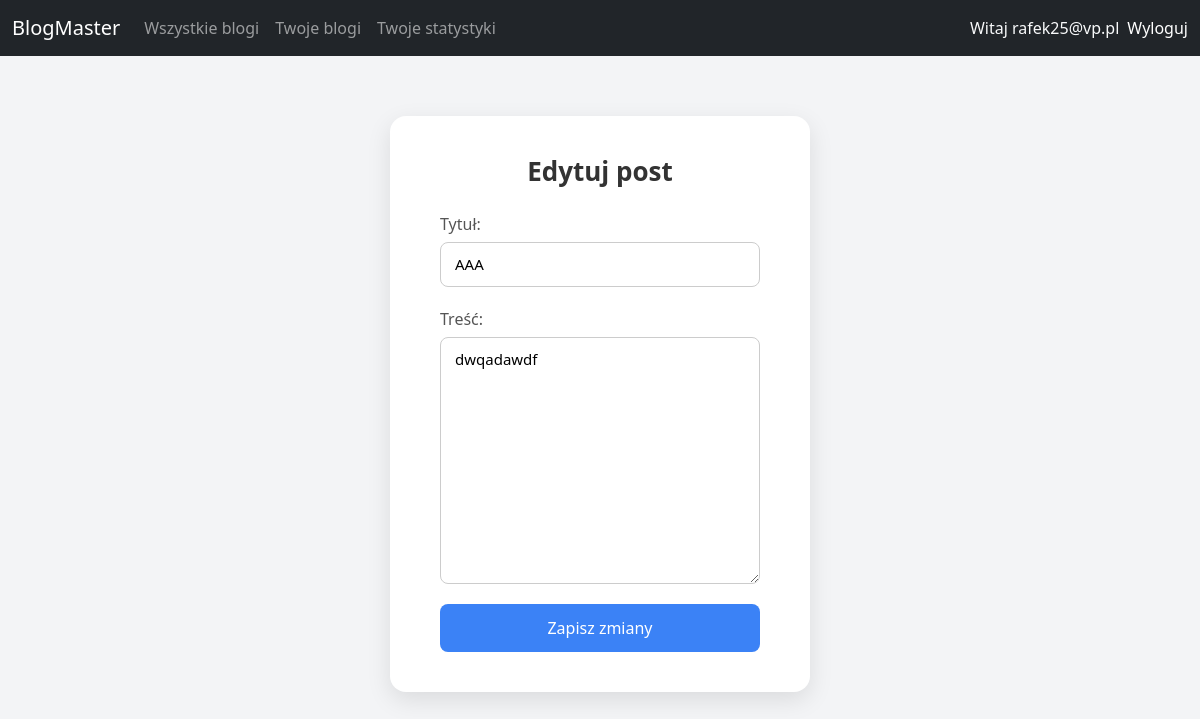
Screenshot of /posts/5/edit/ (signed in) with the database file from the repository.
### accounts/models.py (models this page shows, shortened)
class CustomUser(AbstractBaseUser, PermissionsMixin):
    email = models.EmailField(unique=True)
    date_joined = models.DateTimeField(default=timezone.now)
    is_active = models.BooleanField(default=True)
    is_staff = models.BooleanField(default=False)
    USERNAME_FIELD = "email"
    REQUIRED_FIELDS = []  # nie wymagamy nic więcej przy tworzeniu superusera
    objects = CustomUserManager()

### posts/models.py (models this page shows, shortened)
class Post(models.Model):
    blog = models.ForeignKey(Blog, on_delete=models.CASCADE, related_name='posts')
    author = models.ForeignKey(User, on_delete=models.SET_NULL, null=True)
    title = models.CharField(max_length=200)
    content = models.TextField()
    created_at = models.DateTimeField(auto_now_add=True)
    updated_at = models.DateTimeField(auto_now=True)
    likes = models.ManyToManyField(User, related_name="liked_posts", blank=True)

### posts/views.py (the view)
# urls.py: path('<int:pk>/edit/', post_edit, name='post_edit'),
@login_required
def post_edit(request, pk):
    post = get_object_or_404(Post, pk=pk, author=request.user)
    if request.method == 'POST':
        form = PostForm(request.POST, instance=post)
        if form.is_valid():
            form.save()
            return redirect('blog_detail', pk=post.blog.pk)
    else:
        form = PostForm(instance=post)
    return render(request, 'posts/post_form.html', {
        'form': form,
        'blog': post.blog,
        'is_edit': True,
    })

### posts/forms.py
class PostForm(forms.ModelForm):
    class Meta:
        model = Post
        fields = ['title', 'content']
        labels = {
            'title': 'Tytuł',
            'content': 'Treść',
        }

### posts/templates/posts/post_form.html (shortened to what this page needs)
{% extends 'base.html' %}
{% block content %}
<div class="form-container">
  <h1>
    {% if is_edit %}
      Edytuj post
    {% else %}
      Dodaj post
    {% endif %}
  </h1>
  <form method="post">
    {{ form.as_p }}
    <button type="submit" class="btn-submit">
      {% if is_edit %}
        Zapisz zmiany
      {% else %}
        Dodaj post
      {% endif %}
    </button>
  </form>
</div>
{% endblock %}

### templates/base.html (shortened to what this page needs)
<!DOCTYPE html>
<html lang="pl">
    <head>
        <link href="https://cdn.jsdelivr.net/npm/bootstrap@5.3.2/dist/css/bootstrap.min.css" rel="stylesheet">
    </head>
    <body>
        <nav class="navbar navbar-expand-lg navbar-dark bg-dark">
            <div class="container-fluid">
                <a class="navbar-brand" href="/">BlogMaster</a>
                <div class="collapse navbar-collapse" id="navbarNav">
                    <ul class="navbar-nav me-auto">
                        <li class="nav-item"><a class="nav-link" href="/blogs/">Wszystkie blogi</a></li>
                        {% if user.is_authenticated %}
                            <li class="nav-item"><a class="nav-link" href="{% url 'user_blogs' %}">Twoje blogi</a></li>
                            <li class="nav-item"><a class="nav-link" href="/stats/">Twoje statystyki</a></li>
                        {% endif %}
                    </ul>
                    <ul class="navbar-nav ms-auto">
                        {% if user.is_authenticated %}
                            <li class="nav-item">
                                <span class="navbar-text text-light me-2">Witaj {{ user.email }}</span>
                            </li>
                            <form method="post" action="{% url 'logout' %}" style="display:inline;">
                                <button type="submit" class="nav-link btn btn-link text-decoration-none p-0 m-0" style="color: #fff;">
                                    Wyloguj
                                </button>
                            </form>
                        {% else %}
                            <li class="nav-item"><a class="nav-link" href="/accounts/login/">Zaloguj</a></li>
                            <li class="nav-item"><a class="nav-link" href="/accounts/register/">Zarejestruj się</a></li>
                        {% endif %}
                    </ul>
                </div>
            </div>
        </nav>
        <div class="container mt-5">
            {% block content %}
            {% endblock %}
        </div>
    </body>
</html>

### posts/templates/posts/post_form.html (style rules this page uses)
body { background-color: #f3f4f6; font-family: 'Segoe UI', sans-serif; }
.form-container { max-width: 420px; margin: 60px auto; background: white; padding: 40px 50px; border-radius: 16px; box-shadow: 0 8px 25px rgba(0, 0, 0, 0.1); }
h1 { text-align: center; margin-bottom: 25px; font-size: 26px; font-weight: 600; color: #333; }
form p { display: flex; flex-direction: column; margin-bottom: 20px; }
label { margin-bottom: 6px; font-weight: 500; color: #555; }
input, textarea { border: 1px solid #ccc; border-radius: 8px; padding: 10px 14px; font-size: 15px; transition: border-color 0.2s, box-shadow 0.2s; }
.btn-submit { width: 100%; background-color: #3b82f6; color: white; border: none; padding: 12px; font-size: 16px; border-radius: 8px; cursor: pointer; transition: background-color 0.2s; }

### rows the page displays
CustomUser: email "rafek25@vp.pl"
Post: title "AAA", content "dwqadawdf"
